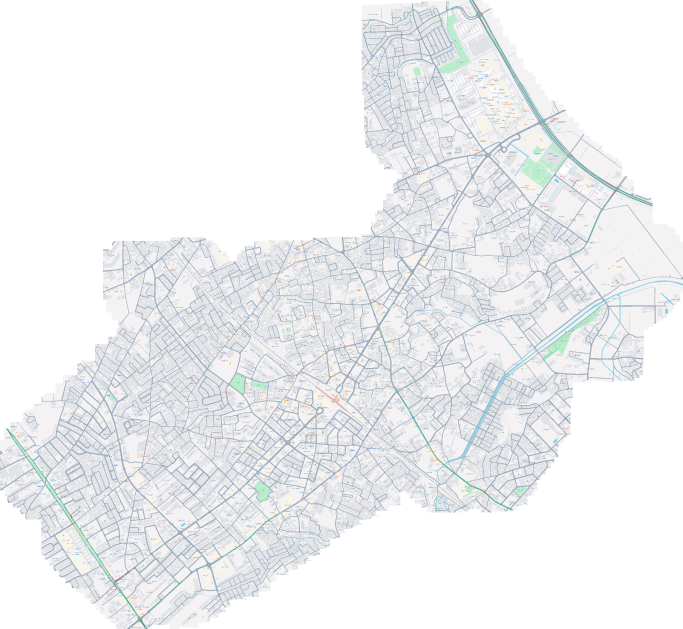
#> input picture MAP/tsuruse-world/assets/reference.png, 2048 x 1885 px (shown at 1/3 size)
$ python build_map.py
#> lines starting #> are read from the running program, lines starting #| are printed output that depends on the picture; after the words box and inside, x2 and y2 are one past the last pixel; in counts of white or black regions, pixels touching at a corner belong together
"""Build coordinate-locked semantic map data from the supplied screenshot. No gap filling."""
from pathlib import Path
from PIL import Image
from scipy import ndimage as nd
import numpy as np,json,shutil,sys
root=Path(__file__).parent
source=Path(sys.argv[1]) if len(sys.argv)>1 else root/'assets/reference.png'
if source.resolve()!=(root/'assets/reference.png').resolve():shutil.copyfile(source,root/'assets/reference.png')
a=np.asarray(Image.open(source).convert('RGB')).astype(np.int16);h,w=a.shape[:2];r,g,b=a.transpose(2,0,1)
#> after `h, w = a.shape[:2]`: h = 1885; w = 2048
coverage=np.any(a<250,axis=2);coverage=nd.binary_fill_holes(coverage)
#> after `coverage = np.any(a < 250, axis=2)`:
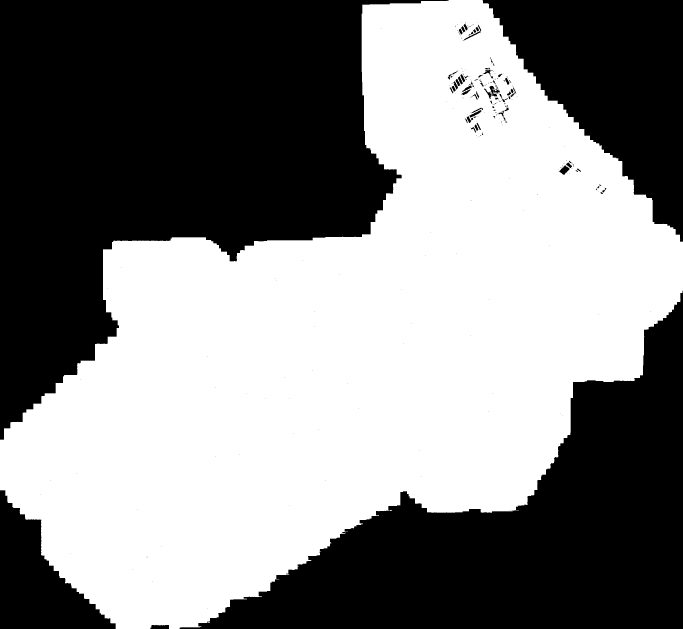
#> coverage: shape (1885, 2048) bool (shown at 1/3 size); 52.3% white; 268 black regions (205 under 20 px), largest, box (x1, y1, x2, y2) and area: (0, 0, 1346, 1319) 947764, (539, 872, 2048, 1885) 589056, (1448, 0, 2048, 725) 229476
#> after `coverage = nd.binary_fill_holes(coverage)`: coverage: shape (1885, 2048) bool; 52.5% white; 5 black regions, box (x1, y1, x2, y2) and area: (0, 0, 1346, 1319) 947764, (539, 872, 2048, 1885) 589056, (1448, 0, 2048, 725) 229476, (0, 1471, 347, 1885) 68665, (451, 1875, 507, 1885) 512
road=(np.max(abs(a-[157,174,190]),axis=2)<=45)&(b-r>=19)&(b-g>=7)&(g-r>=7)
#> road: shape (1885, 2048) bool; 6.1% white in thin lines or dots
labels,n=nd.label(road,np.ones((3,3)));sizes=np.bincount(labels.ravel());sizes[0]=0
#> after `labels, n = nd.label(road, np.ones((3, 3)))`:
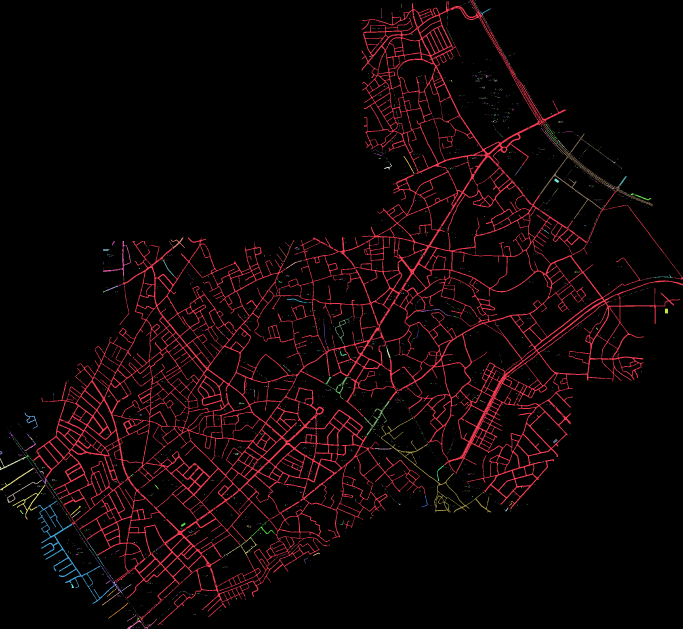
#> labels: shape (1885, 2048) int32 (shown at 1/3 size); 2916 distinct labels, from 0 to 2915; one colour per label, 0 black
#> after `labels, n = nd.label(road, np.ones((3, 3)))`: n = 2915
#> after `sizes = np.bincount(labels.ravel())`: sizes = 2916 values, max 3626218 at index 0, min 1 at index 6, mean 1323.9
keep=sizes>=20;road=keep[labels]
#> after `road = keep[labels]`: road: shape (1885, 2048) bool; 5.9% white in thin lines or dots
# Exact source-derived geometry; do not bridge text, stitching gaps, waterways or railways.
buildings=(np.max(abs(a-[224,226,229]),axis=2)<=7)&~road
#> buildings: shape (1885, 2048) bool; 14.3% white; 21778 white regions (17550 under 20 px), largest, box (x1, y1, x2, y2) and area: (1403, 100, 1474, 169) 2826, (340, 1128, 454, 1246) 2619, (1628, 447, 1689, 512) 1667
parks=(np.max(abs(a-[185,237,203]),axis=2)<=24)&(g-r>28)&(g-b>13)&~road
#> parks: shape (1885, 2048) bool; 0.6% white; 458 white regions (426 under 20 px), largest, box (x1, y1, x2, y2) and area: (1314, 30, 1410, 219) 4701, (1628, 992, 1722, 1080) 2212, (1593, 487, 1640, 541) 1767
water=(b-r>30)&(g-r>23)&(abs(b-g)<25)&(r>100)&~parks&~road
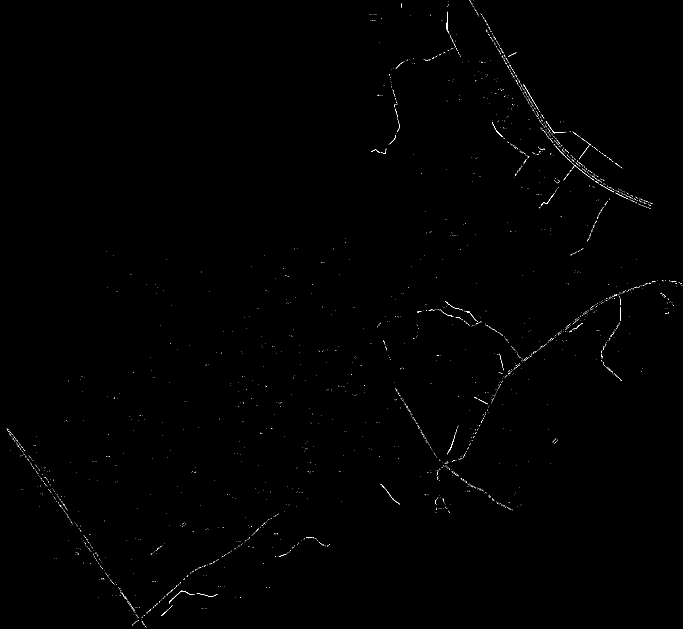
#> water: shape (1885, 2048) bool (shown at 1/3 size); 0.19% white in thin lines or dots
classes=np.zeros((h,w),dtype=np.uint8);classes[coverage]=1;classes[buildings]=2;classes[parks]=3;classes[water]=4;classes[road]=5
classes.tofile(root/'terrain.bin')
def runs(mask):
 flat=mask.ravel().astype(np.int8);edges=np.flatnonzero(np.diff(np.r_[0,flat,0]));return [[int(x),int(y-x)]for x,y in zip(edges[::2],edges[1::2])]
def rowpath(mask):
 parts=[]
 for y,row in enumerate(mask):
  e=np.flatnonzero(np.diff(np.r_[0,row.astype(np.int8),0]))
  for x,z in zip(e[::2],e[1::2]):parts.append(f'M{x} {y}h{z-x}v1H{x}z')
 return ''.join(parts)
components=[]
for label in np.flatnonzero(keep):
 ys,xs=np.where(labels==label);cx,cy=xs.mean(),ys.mean();i=np.argmin((xs-cx)**2+(ys-cy)**2)
 components.append(dict(id=int(label),pixels=int(sizes[label]),sample=[int(xs[i]),int(ys[i])],bounds=[int(xs.min()),int(ys.min()),int(xs.max()),int(ys.max())]))
#> this loop made 111 passes
#> (label, cx, cy, i) on passes 2 to 13: (20, 1143.9, 39.38, 15), (21, 1452.6, 35.19, 68), (58, 1352, 110.9, 15), (138, 1460.4, 228.9, 8), (434, 1752.2, 523.6, 1488), (435, 1647.8, 386.9, 27), (446, 1645.2, 411.5, 45), (457, 1657.2, 412.1, 41), (462, 1706.6, 394.8, 19), (471, 1666.5, 411.4, 8), (476, 1685.1, 433.1, 24), (485, 1624.9, 446.8, 18)
#> (cx, cy, i) on pass 1: (1017, 1047.2, 91342)
#> after the loop, components = 111 items
components.sort(key=lambda p:-p['pixels'])
spawn=components[0]['sample']
#> spawn = [1017, 1047]
# Choose an existing road near southwest station area. Name is generic: station exact location is unverified.
y,x=np.where(road);i=np.argmin((x-430)**2+(y-1660)**2);spawn=[int(x[i])+.5,int(y[i])+.5]
#> after `i = np.argmin((x - 430) ** 2 + (y - 1660) ** 2)`: i = 215241
#> after `spawn = [int(x[i]) + 0.5, int(y[i]) + 0.5]`: spawn = [427.5, 1662.5]
m=dict(schemaVersion=2,id='tsuruse-world',name='鶴瀬駅周辺',width=w,height=h,worldScale=8,logicalWorldSize=[w*8,h*8],coordinates='source image pixels; x right, y down',terrainFile='terrain.bin',terrainEncoding='uint8 row-major; index=y*width+x',terrainClasses={'0':'unmapped','1':'land','2':'building','3':'green area (access unverified)','4':'water-colored feature','5':'road candidate'},walkableClass=5,spawn=dict(x=spawn[0],y=spawn[1]),speed=12,roadRuns=runs(road),components=components,images=dict(game='assets/game-map.png',reference='assets/reference.png'),notes=['道路色を抽出した画像ベースの通行候補。実地・公道・立体交差の確認済みデータではありません。','位置・曲がり方は元画像の座標に固定。文字や継ぎ目の欠けは自動接続しません。','草地・公園の入場可否は画像で判断できないため、この版では道路候補だけ歩行可能。','20画素未満の孤立領域は文字混入を抑えるため除外。細い道の欠落や文字の誤抽出が残る可能性があります。','logicalWorldSizeは8倍表示時の論理寸法で、元画像の情報解像度は2048×1885です。'])
#> m = 18 items
(root/'map.json').write_text(json.dumps(m,ensure_ascii=False,separators=(',',':')))
review=dict(status='requires-review',disconnectedRoadComponents=len(components),totalRoadPixels=int(road.sum()),largestComponentPixels=components[0]['pixels'],policy='No automatic connections. Disconnected components are not necessarily map errors.',components=components)
#> review = 6 items
(root/'review-points.json').write_text(json.dumps(review,ensure_ascii=False,indent=2))
s=f'<svg xmlns="http://www.w3.org/2000/svg" width="{w}" height="{h}" viewBox="0 0 {w} {h}" shape-rendering="crispEdges"><rect width="{w}" height="{h}" fill="#e9e5d8"/>'
for mask,color in [(coverage,'#d9e3be'),(parks,'#9bcf83'),(water,'#81bec8'),(buildings,'#879b9e')]:s+=f'<path fill="{color}" d="{rowpath(mask)}"/>'
#> this loop made 4 passes
#> color on passes 1 to 4: '#d9e3be', '#9bcf83', '#81bec8', '#879b9e'
# Roof highlight stays INSIDE source building footprints.
highlight=buildings&~nd.binary_erosion(buildings,structure=np.array([[0,1,0],[0,1,0],[0,0,0]],bool));s+=f'<path fill="#92a7ad" d="{rowpath(highlight)}"/>'
#> after `highlight = buildings & ~nd.binary_erosion(buildings, structure=np.arr`:
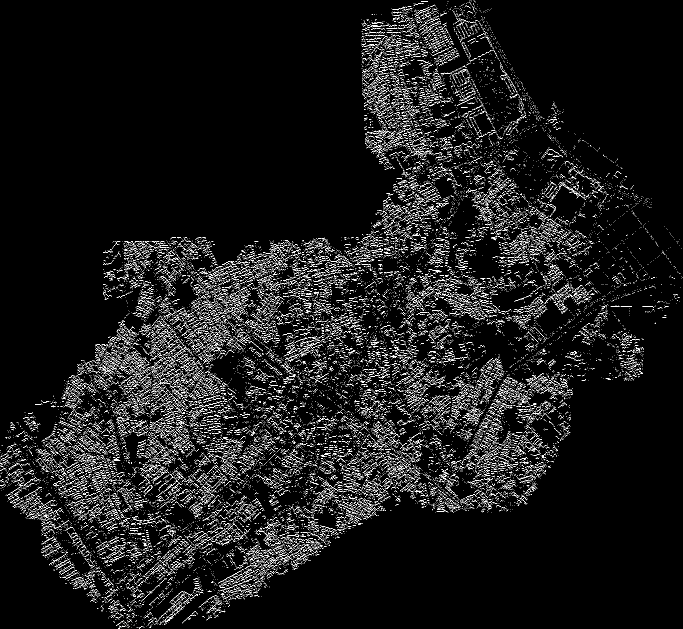
#> highlight: shape (1885, 2048) bool (shown at 1/3 size); 3.7% white in thin lines or dots
roof_labels,roof_count=nd.label(buildings)
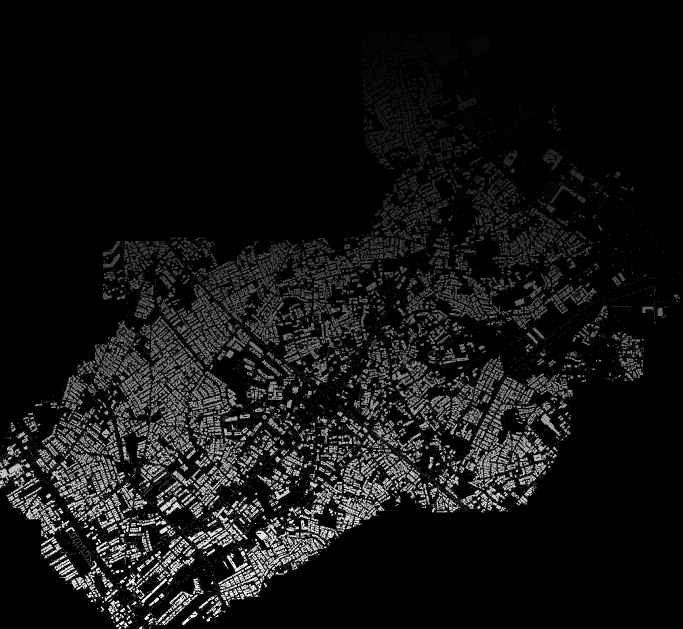
#> roof_labels: shape (1885, 2048) int32 (shown at 1/3 size); min 0, max 34871, mean 2602.2; drawn with min black and max white
#> roof_count = 34871
for k,color in enumerate(['#8197a6','#a98977','#b49c78','#6b9690']):
 roof_mask=buildings&(roof_labels%4==k)
 s+=f'<path fill="{color}" d="{rowpath(roof_mask)}"/>'
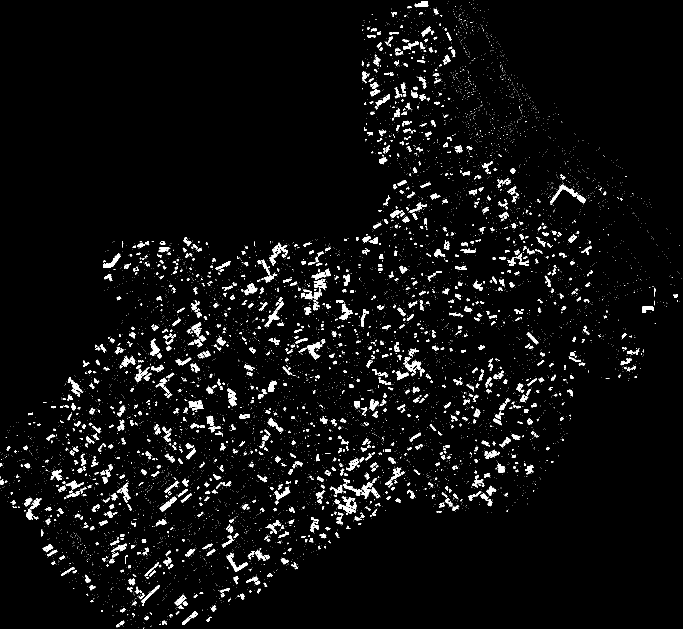
#> roof_mask: shape (1885, 2048) bool (shown at 1/3 size); 3.6% white; 7860 white regions (6502 under 20 px), largest, box (x1, y1, x2, y2) and area: (1650, 554, 1758, 611) 1247, (921, 1026, 967, 1078) 847, (793, 904, 852, 981) 834
# Highlights are restricted to the existing footprint, never on roads.
s+=f'<path fill="#b4bdb2" d="{rowpath(highlight)}"/>'
s+=f'<path fill="#728791" d="{rowpath(road)}"/>'
inner=nd.binary_erosion(road,structure=np.ones((3,3)));s+=f'<path fill="#b8c4c1" d="{rowpath(inner)}"/></svg>'
#> after `inner = nd.binary_erosion(road, structure=np.ones((3, 3)))`:
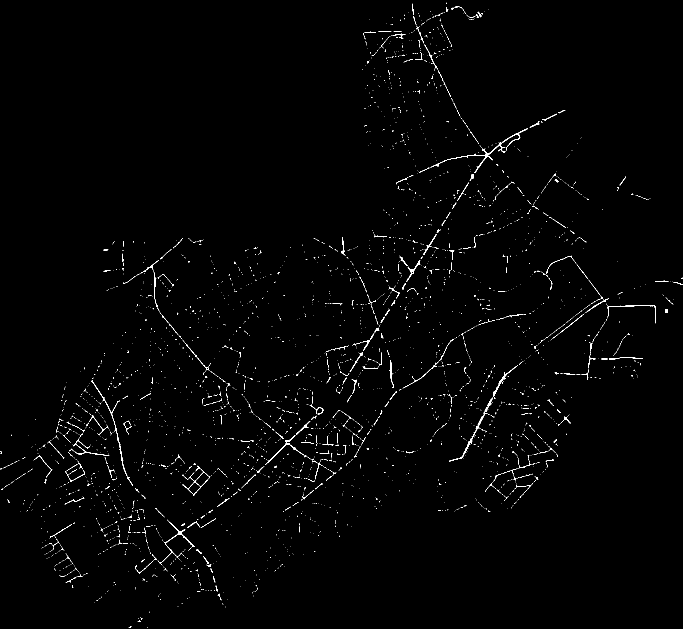
#> inner: shape (1885, 2048) bool (shown at 1/3 size); 0.76% white in thin lines or dots
(root/'assets/game-map.svg').write_text(s)
(root/'build-summary.json').write_text(json.dumps(dict(sourceSize=[w,h],logicalWorldSize=[w*8,h*8],roadPixels=int(road.sum()),components=len(components),spawn=spawn,coordinateDriftPixels=0),indent=2))
print(json.dumps(dict(width=w,height=h,roadPixels=int(road.sum()),components=len(components),largest=[c['pixels']for c in components[:3]],spawn=spawn)))
#| {"width": 2048, "height": 1885, "roadPixels": 227599, "components": 111, "largest": [205029, 3874, 3654], "spawn": [427.5, 1662.5]}

# After rebuilding, rasterize assets/game-map.svg to assets/game-map.png before running the viewer.
